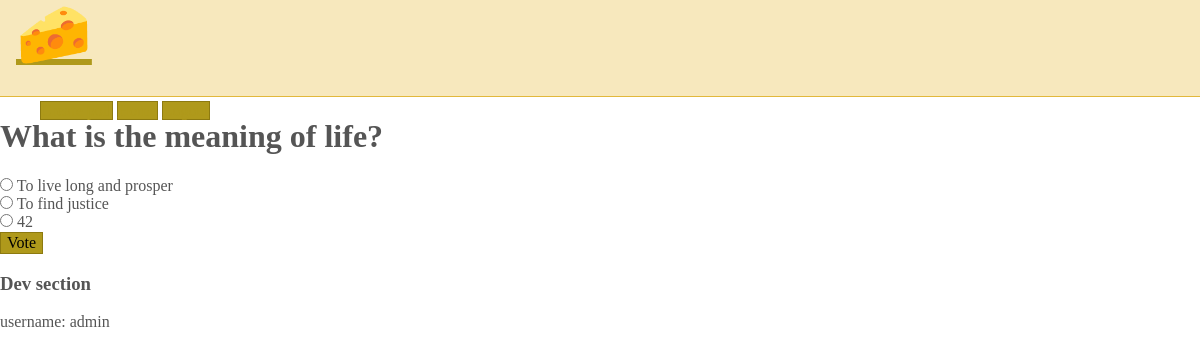
/2/ (signed in), run on the app's committed database.
### polls/models.py (models this page shows, shortened)
class Question(models.Model):
	question_text = models.CharField(max_length=200)
	pub_date = models.DateTimeField('date published')
	owner = models.ForeignKey(User, on_delete=models.CASCADE)
	def __str__(self) -> str:
		return self.question_text

class Choice(models.Model):
	question = models.ForeignKey(Question, on_delete=models.CASCADE)
	choice_text = models.CharField(max_length=200)
	votes = models.IntegerField(default=0)

### polls/views.py (the view)
# urls.py: path('<int:question_id>/', views.detail, name='detail'),
def detail(request, question_id):
	question = get_object_or_404(Question, pk=question_id)
	return render(request, 'polls/detail.html', {'question': question})

### polls/templates/polls/detail.html (shortened to what this page needs)
{% extends 'base.html' %}
{% block content %}
<form action="{% url 'polls:vote' question.id %}" method="GET">
    <h1>{{ question }}</h1>
    {% for choice in question.choice_set.all %}
    <input type="radio" id="{{ choice.id }}" value="{{ choice.id }}" name="choice" />
    <label class="label-inline" for="{{ choice.id }}">{{ choice.choice_text }}</label>
    <br />
    {% endfor %}
    <input type="submit" value="Vote" />
</form>
{% endblock %}

### polls/templates/base.html (shortened to what this page needs)
{% load static %}
<!DOCTYPE html>
<html lang="en">
<head>
    <link rel="stylesheet" href="https://cdnjs.cloudflare.com/ajax/libs/normalize/8.0.1/normalize.css" />
    <link rel="stylesheet" href="https://cdnjs.cloudflare.com/ajax/libs/milligram/1.4.1/milligram.css" />
    <link rel="stylesheet" type="text/css" href="{% static 'polls/style.css' %}" />
</head>
<body>
    <nav>
        <div class="container">
            <a class="logo" href="{% url 'polls:index' %}">🧀</a>
            <ul class="navigation-list float-right">
                <li><a class="button" href="{% url 'polls:create' %}">Create poll</a></li>
                <li><a class="button" href="{% url 'polls:index' %}">Home</a></li>
                {% if user.is_authenticated %}
                <li><a class="button" href="/logout">Logout</a></li>
                {% else %}
                <li><a class="button" href="/login">Login</a></li>
                {% endif %}
            </ul>
        </div>
    </nav>
    <div class="container">
        {% block content %}{% endblock %}
    </div>
    <div class="container">
        <h3>Dev section</h3>
        username: {{ user.username|default:'not logged in' }}
    </div>
</body>
</html>

### polls/static/polls/style.css (style rules this page uses)
body { color: #555; }
a { color: #af991b; }
nav { background-color: #f7e8bd; border-bottom: .1rem solid #e2b83b; height: 6rem; margin-bottom: 1rem; }
nav .logo { font-size: 3.8rem; padding-left: 1rem; }
nav .navigation-list { list-style-type: none; padding-top: 1rem; }
nav .navigation-list > li { display: inline; margin-top: 10px; }
.button, button, input[type="button"], input[type="reset"], input[type="submit"] { background-color: #af991b; border: 0.1rem solid #8d7a10; }
.label-inline { cursor: pointer; }

### data on the page
Question: question_text "What is the meaning of life?"
Choice: choice_text "To live long and prosper"
Choice: choice_text "To find justice"
Choice: choice_text "42"

### other printed values
{{ user.username|default:'not logged in' }} "admin"
